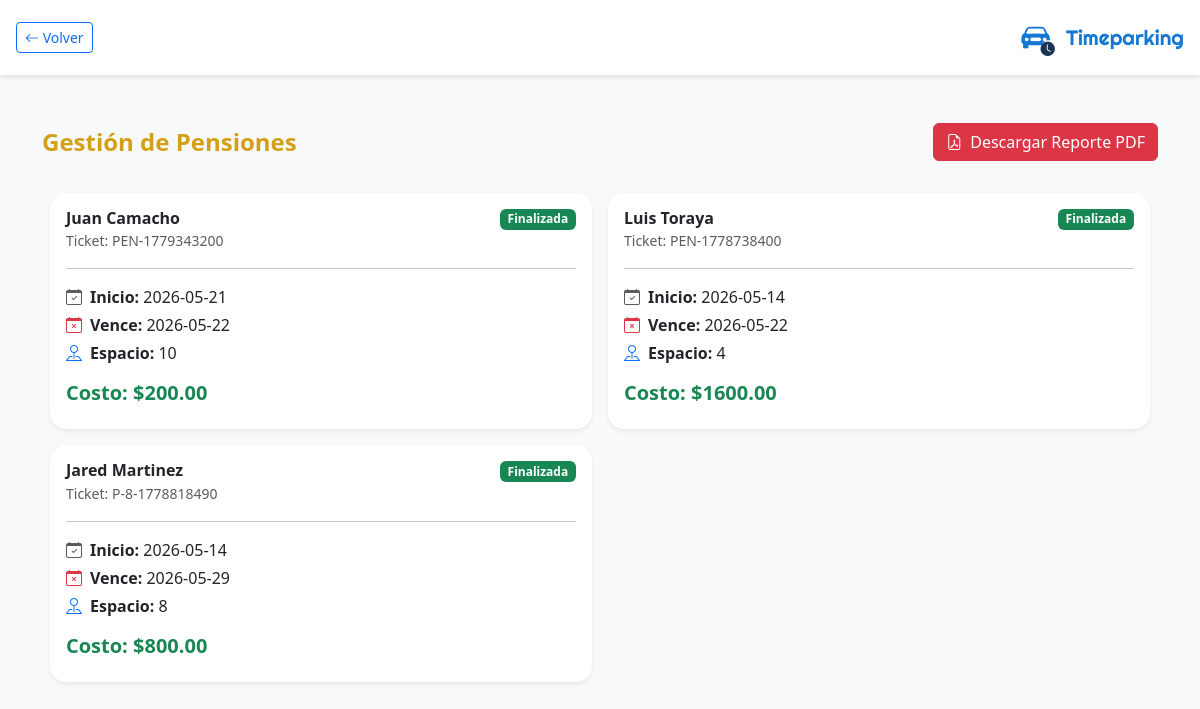
The app's page /admin/pensions (signed in) with its own data.
### tables this page shows
CREATE TABLE assisted_reservation (
  id INTEGER PRIMARY KEY AUTOINCREMENT,
  first_name TEXT NOT NULL,
  last_name TEXT NOT NULL,
  space_id INTEGER NOT NULL,
  entry_datetime INTEGER NOT NULL,
  exit_datetime INTEGER,
  status TEXT NOT NULL,
  cost REAL,
  code TEXT UNIQUE NOT NULL, type TEXT DEFAULT 'hour', end_datetime INTEGER,
  FOREIGN KEY (space_id) REFERENCES space(id)
);

### flaskr/admin.py (the view)
@bp.route("/pensions")
@auth.only_admin
def pensions():
    db = get_db()
    raw_pensions = db.execute(
        'SELECT * FROM assisted_reservation WHERE type = "pension" ORDER BY status ASC, entry_datetime DESC'
    ).fetchall()
    pensions_list = []
    for p in raw_pensions:
        item = dict(p)
        item["start_str"] = datetime.fromtimestamp(item["entry_datetime"], mexico_tz).strftime("%Y-%m-%d")
        item["end_str"] = datetime.fromtimestamp(item["end_datetime"], mexico_tz).strftime("%Y-%m-%d")
        item["full_name"] = f"{item['first_name']} {item['last_name']}"
        pensions_list.append(item)
    return render_template("admin/pensiones.html", pensions=pensions_list)

### flaskr/auth.py (called while the page is built)
@bp.before_app_request
def load_logged_in_user():
    user_id = session.get('user_id')
    if user_id is None:
        g.user = None
    else:
        g.user = get_db().execute(
            'SELECT * FROM user WHERE id = ?', (user_id,)
        ).fetchone()

def only_admin(view):
    @functools.wraps(view)
    def wrapped_view(**kwargs):
        if g.user is None or g.user['role'] != 'admin':
            return redirect(url_for('main.home'))
        return view(**kwargs)
    return wrapped_view

### flaskr/db.py (called while the page is built)
def get_db():
    if 'db' not in g:
        g.db = sqlite3.connect(
            current_app.config['DATABASE'],
            detect_types=sqlite3.PARSE_DECLTYPES
        )
        g.db.row_factory = sqlite3.Row
    return g.db

### flaskr/templates/admin/pensiones.html (shortened to what this page needs)
<!DOCTYPE html>
<html lang="es">
<head>
    <link href="https://cdn.jsdelivr.net/npm/bootstrap@5.3.3/dist/css/bootstrap.min.css" rel="stylesheet">
    <link href="https://cdn.jsdelivr.net/npm/bootstrap-icons@1.11.3/font/bootstrap-icons.css" rel="stylesheet">
</head>
<body>
    <header class="header d-flex justify-content-between align-items-center">
        <a href="/admin/" class="btn btn-outline-primary btn-sm"><i class="bi bi-arrow-left"></i> Volver</a>
        <a class="navbar-brand navbar-brand-custom d-flex align-items-center" href="#">
        <div class="position-relative me-3">
            <i class="bi bi-car-front-fill" style="font-size: 1.8rem;"></i>
            <i class="bi bi-clock-fill position-absolute"
            style="font-size: 0.9rem; bottom: -2px; right: -5px; color: #1c3455; background: white; border-radius: 50%;"></i>
        </div>
        <span>Timeparking</span>
        </a>
    </header>
    <div class="container my-5">
        <div class="d-flex justify-content-between align-items-center mb-4">
            <h4 class="fw-bold mb-0" style="color: #d4a017;">Gestión de Pensiones</h4>
            <button type="button" id="downloadPdfBtn" class="btn btn-danger">
                <i class="bi bi-file-earmark-pdf me-2"></i>Descargar Reporte PDF
            </button>
        </div>
        <div id="pdf-report-content" class="p-2">
            <div class="row g-3">
                {% for p in pensions %}
                <div class="col-md-6">
                    <div class="card card-pension border-0 shadow-sm rounded-4">
                        <div class="card-body">
                            <div class="d-flex justify-content-between align-items-start">
                                <div>
                                    <h6 class="fw-bold mb-0 text-dark">{{ p.full_name }}</h6>
                                    <small class="text-muted">Ticket: {{ p.code }}</small>
                                </div>
                                {% if p.status == 'active' %}
                                    <span class="badge bg-warning text-dark">En Curso</span>
                                {% else %}
                                    <span class="badge bg-success">Finalizada</span>
                                {% endif %}
                            </div>
                            <hr>
                            <p class="mb-1"><i class="bi bi-calendar-check me-2 text-muted"></i><strong>Inicio:</strong> {{ p.start_str }}</p>
                            <p class="mb-1"><i class="bi bi-calendar-x me-2 text-danger"></i><strong>Vence:</strong> {{ p.end_str }}</p>
                            <p class="mb-1"><i class="bi bi-pin-map me-2 text-primary"></i><strong>Espacio:</strong> {{ p.space_id }}</p>
                            <h5 class="mt-3 fw-bold text-success">Costo: ${{ "%.2f"|format(p.cost) }}</h5>
                        </div>
                    </div>
                </div>
                {% else %}
                <div class="col-12 text-center text-muted py-5">No hay pensiones registradas.</div>
                {% endfor %}
            </div>
        </div>
    </div>
</body>
</html>

### flaskr/templates/admin/pensiones.html (style rules this page uses)
body { background: #f8f9fa; }
.header { background: white; padding: 1rem; box-shadow: 0 2px 5px rgba(0,0,0,0.1); }
.navbar-brand-custom { font-family: 'Righteous', sans-serif; color: #1477d4 !important; font-size: 1.3rem; }
.card-pension { border-left: 5px solid #d4a017; transition: 0.3s; }

### records on screen
assisted_reservation: full_name "Juan Camacho", code "PEN-1779343200", status "Finalizada", start_str "2026-05-21", end_str "2026-05-22", space_id "10", cost "200.00"
assisted_reservation: full_name "Luis Toraya", code "PEN-1778738400", status "Finalizada", start_str "2026-05-14", end_str "2026-05-22", space_id "4", cost "1600.00"
assisted_reservation: full_name "Jared Martinez", code "P-8-1778818490", status "Finalizada", start_str "2026-05-14", end_str "2026-05-29", space_id "8", cost "800.00"
